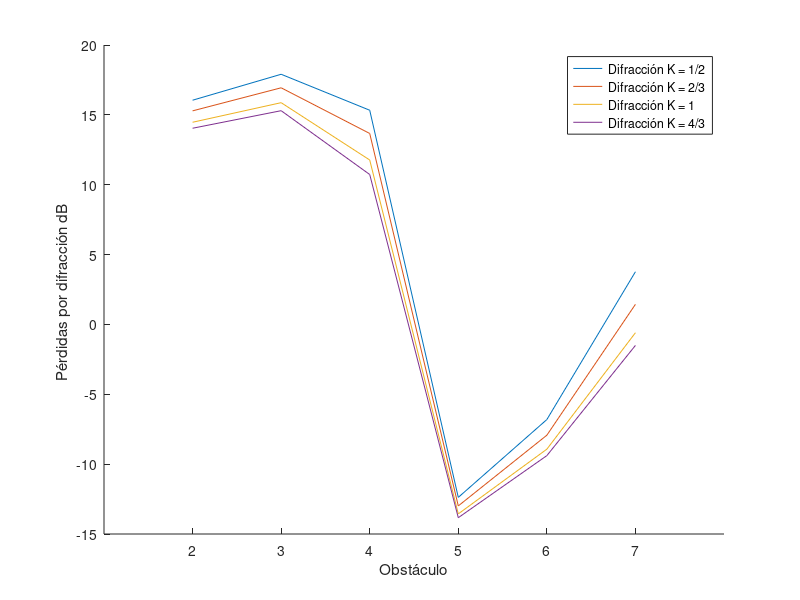

This chart was generated by the following MATLAB code:
clear;close all;clc;

f      = 5800e6;
c      =3e8;
lambda = c/f;

% Alturas, distancia y radio en metros

d  = 20.09e3; %en Km
R0 = 6370e3;

e  = [786 800 803 799 735 760 788 795];
a  = [10 0 0 0 0 0 0  10];
d1 = [0 0.806e3 1.910e3 3.721e3 7.831e3 10.955e3 14.965e3 d];
d2 = d - d1;

% -------------------------------------------------------------------------
k    = 4/3;
Re   = R0*k;
dmax = sqrt(2*Re)*(sqrt(e(1)+a(1))+sqrt(e(end)+a(end))); 

if(d<0.1*dmax) 
    %Código ejecutado si tierra plana
    "Tierra plana"
else
    %Código ejecutado si tierra curva
    "Tierra curva"
end
% -------------------------------------------------------------------------

K           = [0.5,2/3,1,4/3];
Re          = R0*K;
altura_rayo = ((e(end)+a(end)-e(1)-a(1))/d)*d1 + e(1)+a(1);
R1          = sqrt(lambda*d1.*d2/d); 

%Repito el código de Diego pero "K" es un vector, y por tanto "Re" tambien.
numero_iteraciones    = size(Re);
columnas              = size(d1);
flecha_iterada        = zeros(numero_iteraciones(2),columnas(2));
despejamiento_iterado = zeros(numero_iteraciones(2),columnas(2));
uve_iterado           = zeros(numero_iteraciones(2),columnas(2));
Ldif_iterado          = zeros(numero_iteraciones(2),columnas(2));

for iteracion=1:numero_iteraciones(2)
    
    flecha_iterada(iteracion,:)        = (d1.*d2)/(2*Re(iteracion));
    despejamiento_iterado(iteracion,:) = e + flecha_iterada(iteracion,:) - altura_rayo;
    uve_iterado(iteracion,:)           = sqrt(2)*despejamiento_iterado(iteracion,:)./R1;
    Ldif_iterado(iteracion,:)          = 6.9 + 20*log10(sqrt((uve_iterado(iteracion,:)-0.1).^2 +1) + uve_iterado(iteracion,:)-0.1);
    
    hold on
    plot(Ldif_iterado(iteracion,:))
    xticks([2:7])
    hold off
end

ylabel("Pérdidas por difracción dB ");
xlabel("Obstáculo")
legend("Difracción K = 1/2","Difracción K = 2/3","Difracción K = 1","Difracción K = 4/3")


